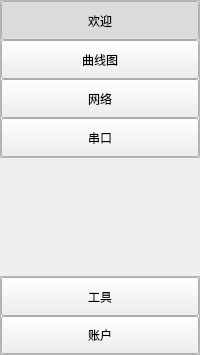
        <widget class="QWidget" name="leftMenu" native="true">
         <layout class="QVBoxLayout" name="verticalLayout_4" stretch="4,3,2">
          <property name="spacing">
           <number>0</number>
          </property>
          <property name="leftMargin">
           <number>0</number>
          </property>
          <property name="topMargin">
           <number>0</number>
          </property>
          <property name="rightMargin">
           <number>0</number>
          </property>
          <property name="bottomMargin">
           <number>0</number>
          </property>
          <item>
           <widget class="QFrame" name="menuFrame">
            <property name="sizePolicy">
             <sizepolicy hsizetype="Preferred" vsizetype="Preferred">
              <horstretch>0</horstretch>
              <verstretch>0</verstretch>
             </sizepolicy>
            </property>
            <property name="frameShape">
             <enum>QFrame::Shape::StyledPanel</enum>
            </property>
            <property name="frameShadow">
             <enum>QFrame::Shadow::Raised</enum>
            </property>
            <layout class="QGridLayout" name="gridLayout">
             <property name="leftMargin">
              <number>0</number>
             </property>
             <property name="topMargin">
              <number>0</number>
             </property>
             <property name="rightMargin">
              <number>0</number>
             </property>
             <property name="bottomMargin">
              <number>0</number>
             </property>
             <property name="spacing">
              <number>0</number>
             </property>
             <item row="4" column="0">
              <widget class="QToolButton" name="modbusBtn">
               <property name="sizePolicy">
                <sizepolicy hsizetype="Expanding" vsizetype="Expanding">
                 <horstretch>0</horstretch>
                 <verstretch>0</verstretch>
                </sizepolicy>
               </property>
               <property name="text">
                <string>串口</string>
               </property>
               <property name="icon">
                <iconset resource="PictureRes.qrc">
                 <normaloff>:/icon/icon/com.png</normaloff>:/icon/icon/com.png</iconset>
               </property>
               <property name="checkable">
                <bool>true</bool>
               </property>
               <property name="autoExclusive">
                <bool>true</bool>
               </property>
               <property name="toolButtonStyle">
                <enum>Qt::ToolButtonStyle::ToolButtonTextUnderIcon</enum>
               </property>
              </widget>
             </item>
             <item row="2" column="0">
              <widget class="QToolButton" name="plotBtn">
               <property name="sizePolicy">
                <sizepolicy hsizetype="Expanding" vsizetype="Expanding">
                 <horstretch>0</horstretch>
                 <verstretch>0</verstretch>
                </sizepolicy>
               </property>
               <property name="text">
                <string>曲线图</string>
               </property>
               <property name="icon">
                <iconset resource="PictureRes.qrc">
                 <normaloff>:/icon/icon/Curves.png</normaloff>:/icon/icon/Curves.png</iconset>
               </property>
               <property name="checkable">
                <bool>true</bool>
               </property>
               <property name="checked">
                <bool>false</bool>
               </property>
               <property name="autoExclusive">
                <bool>true</bool>
               </property>
               <property name="toolButtonStyle">
                <enum>Qt::ToolButtonStyle::ToolButtonTextUnderIcon</enum>
               </property>
              </widget>
             </item>
             <item row="0" column="0">
              <widget class="QToolButton" name="startBtn">
               <property name="sizePolicy">
                <sizepolicy hsizetype="Expanding" vsizetype="Expanding">
                 <horstretch>0</horstretch>
                 <verstretch>0</verstretch>
                </sizepolicy>
               </property>
               <property name="text">
                <string>欢迎</string>
               </property>
               <property name="icon">
                <iconset resource="PictureRes.qrc">
                 <normaloff>:/icon/icon/Hi.png</normaloff>:/icon/icon/Hi.png</iconset>
               </property>
               <property name="checkable">
                <bool>true</bool>
               </property>
               <property name="checked">
                <bool>true</bool>
               </property>
               <property name="autoExclusive">
                <bool>true</bool>
               </property>
               <property name="toolButtonStyle">
                <enum>Qt::ToolButtonStyle::ToolButtonTextUnderIcon</enum>
               </property>
              </widget>
             </item>
             <item row="3" column="0">
              <widget class="QToolButton" name="networkBtn">
               <property name="sizePolicy">
                <sizepolicy hsizetype="Expanding" vsizetype="Expanding">
                 <horstretch>0</horstretch>
                 <verstretch>0</verstretch>
                </sizepolicy>
               </property>
               <property name="text">
                <string>网络</string>
               </property>
               <property name="icon">
                <iconset resource="PictureRes.qrc">
                 <normaloff>:/icon/icon/network.png</normaloff>:/icon/icon/network.png</iconset>
               </property>
               <property name="checkable">
                <bool>true</bool>
               </property>
               <property name="checked">
                <bool>false</bool>
               </property>
               <property name="autoExclusive">
                <bool>true</bool>
               </property>
               <property name="toolButtonStyle">
                <enum>Qt::ToolButtonStyle::ToolButtonTextUnderIcon</enum>
               </property>
              </widget>
             </item>
            </layout>
           </widget>
          </item>
          <item>
           <spacer name="verticalSpacer">
            <property name="orientation">
             <enum>Qt::Orientation::Vertical</enum>
            </property>
            <property name="sizeType">
             <enum>QSizePolicy::Policy::Expanding</enum>
            </property>
            <property name="sizeHint" stdset="0">
             <size>
              <width>20</width>
              <height>201</height>
             </size>
            </property>
           </spacer>
          </item>
          <item>
           <widget class="QFrame" name="toolFrame">
            <property name="sizePolicy">
             <sizepolicy hsizetype="Preferred" vsizetype="Preferred">
              <horstretch>0</horstretch>
              <verstretch>0</verstretch>
             </sizepolicy>
            </property>
            <property name="frameShape">
             <enum>QFrame::Shape::StyledPanel</enum>
            </property>
            <property name="frameShadow">
             <enum>QFrame::Shadow::Raised</enum>
            </property>
            <layout class="QGridLayout" name="gridLayout_2">
             <property name="leftMargin">
              <number>0</number>
             </property>
             <property name="topMargin">
              <number>0</number>
             </property>
             <property name="rightMargin">
              <number>0</number>
             </property>
             <property name="bottomMargin">
              <number>0</number>
             </property>
             <property name="spacing">
              <number>0</number>
             </property>
             <item row="0" column="0">
              <widget class="QToolButton" name="toolBtn">
               <property name="sizePolicy">
                <sizepolicy hsizetype="Expanding" vsizetype="Expanding">
                 <horstretch>0</horstretch>
                 <verstretch>0</verstretch>
                </sizepolicy>
               </property>
               <property name="text">
                <string>工具</string>
               </property>
               <property name="icon">
                <iconset resource="PictureRes.qrc">
                 <normaloff>:/icon/icon/tool.png</normaloff>:/icon/icon/tool.png</iconset>
               </property>
               <property name="toolButtonStyle">
                <enum>Qt::ToolButtonStyle::ToolButtonTextUnderIcon</enum>
               </property>
              </widget>
             </item>
             <item row="1" column="0">
              <widget class="QToolButton" name="idBtn">
               <property name="sizePolicy">
                <sizepolicy hsizetype="Expanding" vsizetype="Expanding">
                 <horstretch>0</horstretch>
                 <verstretch>0</verstretch>
                </sizepolicy>
               </property>
               <property name="text">
                <string>账户</string>
               </property>
               <property name="icon">
                <iconset resource="PictureRes.qrc">
                 <normaloff>:/icon/icon/ID.png</normaloff>:/icon/icon/ID.png</iconset>
               </property>
               <property name="toolButtonStyle">
                <enum>Qt::ToolButtonStyle::ToolButtonTextUnderIcon</enum>
               </property>
              </widget>
             </item>
            </layout>
           </widget>
          </item>
         </layout>
        </widget>
